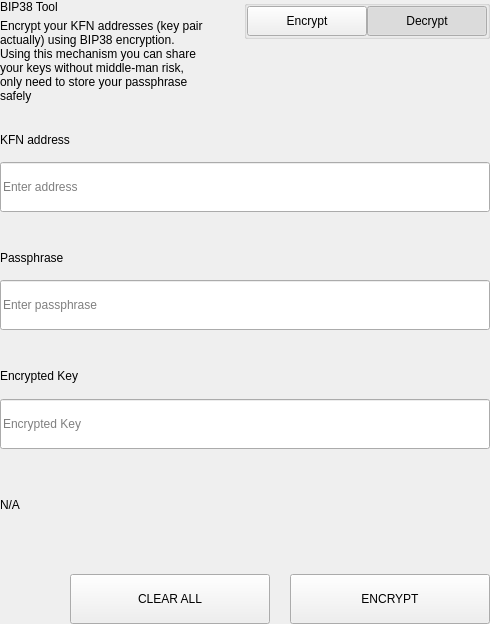
<?xml version="1.0" encoding="UTF-8"?>
<ui version="4.0">
 <class>SettingsBitToolWidget</class>
 <widget class="QWidget" name="SettingsBitToolWidget">
  <property name="geometry">
   <rect>
    <x>0</x>
    <y>0</y>
    <width>490</width>
    <height>624</height>
   </rect>
  </property>
  <property name="windowTitle">
   <string>Form</string>
  </property>
  <layout class="QVBoxLayout" name="verticalLayout">
   <property name="spacing">
    <number>0</number>
   </property>
   <property name="leftMargin">
    <number>0</number>
   </property>
   <property name="topMargin">
    <number>0</number>
   </property>
   <property name="rightMargin">
    <number>0</number>
   </property>
   <property name="bottomMargin">
    <number>0</number>
   </property>
   <item>
    <widget class="QWidget" name="left" native="true">
     <layout class="QVBoxLayout" name="verticalLayout_3">
      <property name="leftMargin">
       <number>0</number>
      </property>
      <property name="topMargin">
       <number>0</number>
      </property>
      <property name="rightMargin">
       <number>0</number>
      </property>
      <property name="bottomMargin">
       <number>0</number>
      </property>
      <item>
       <layout class="QVBoxLayout" name="verticalLayout_2">
        <property name="spacing">
         <number>0</number>
        </property>
        <item>
         <layout class="QHBoxLayout" name="horizontalLayout_3" stretch="3,1">
          <property name="spacing">
           <number>40</number>
          </property>
          <item>
           <layout class="QVBoxLayout" name="verticalLayoutTitle">
            <property name="spacing">
             <number>5</number>
            </property>
            <item>
             <widget class="QLabel" name="labelTitle">
              <property name="text">
               <string>BIP38 Tool</string>
              </property>
             </widget>
            </item>
            <item>
             <widget class="QLabel" name="labelSubtitle1">
              <property name="text">
               <string>Encrypt your KFN addresses (key pair actually) using BIP38 encryption.
Using this mechanism you can share your keys without middle-man risk, only need to store your passphrase safely</string>
              </property>
              <property name="wordWrap">
               <bool>true</bool>
              </property>
             </widget>
            </item>
           </layout>
          </item>
          <item alignment="Qt::AlignTop">
           <widget class="QGroupBox" name="groupBox">
            <property name="title">
             <string/>
            </property>
            <property name="alignment">
             <set>Qt::AlignLeading|Qt::AlignLeft|Qt::AlignTop</set>
            </property>
            <layout class="QHBoxLayout" name="horizontalLayout_4">
             <property name="spacing">
              <number>0</number>
             </property>
             <property name="leftMargin">
              <number>0</number>
             </property>
             <property name="topMargin">
              <number>0</number>
             </property>
             <property name="rightMargin">
              <number>0</number>
             </property>
             <property name="bottomMargin">
              <number>0</number>
             </property>
             <item>
              <spacer name="horizontalSpacer">
               <property name="orientation">
                <enum>Qt::Horizontal</enum>
               </property>
               <property name="sizeHint" stdset="0">
                <size>
                 <width>40</width>
                 <height>20</height>
                </size>
               </property>
              </spacer>
             </item>
             <item>
              <widget class="QPushButton" name="pushLeft">
               <property name="minimumSize">
                <size>
                 <width>120</width>
                 <height>30</height>
                </size>
               </property>
               <property name="maximumSize">
                <size>
                 <width>120</width>
                 <height>30</height>
                </size>
               </property>
               <property name="focusPolicy">
                <enum>Qt::NoFocus</enum>
               </property>
               <property name="text">
                <string>Encrypt</string>
               </property>
               <property name="checkable">
                <bool>true</bool>
               </property>
               <property name="autoExclusive">
                <bool>true</bool>
               </property>
              </widget>
             </item>
             <item>
              <widget class="QPushButton" name="pushRight">
               <property name="minimumSize">
                <size>
                 <width>120</width>
                 <height>30</height>
                </size>
               </property>
               <property name="maximumSize">
                <size>
                 <width>120</width>
                 <height>30</height>
                </size>
               </property>
               <property name="focusPolicy">
                <enum>Qt::NoFocus</enum>
               </property>
               <property name="text">
                <string>Decrypt</string>
               </property>
               <property name="checkable">
                <bool>true</bool>
               </property>
               <property name="checked">
                <bool>true</bool>
               </property>
               <property name="autoExclusive">
                <bool>true</bool>
               </property>
              </widget>
             </item>
            </layout>
           </widget>
          </item>
         </layout>
        </item>
        <item>
         <widget class="QStackedWidget" name="stackedWidget">
          <property name="currentIndex">
           <number>1</number>
          </property>
          <widget class="QWidget" name="pageDecrypt">
           <layout class="QVBoxLayout" name="verticalLayout_5">
            <property name="spacing">
             <number>0</number>
            </property>
            <property name="leftMargin">
             <number>0</number>
            </property>
            <property name="topMargin">
             <number>0</number>
            </property>
            <property name="rightMargin">
             <number>0</number>
            </property>
            <property name="bottomMargin">
             <number>0</number>
            </property>
            <item>
             <widget class="QWidget" name="widget" native="true">
              <property name="minimumSize">
               <size>
                <width>0</width>
                <height>100</height>
               </size>
              </property>
              <layout class="QVBoxLayout" name="verticalLayout_4">
               <property name="spacing">
                <number>0</number>
               </property>
               <property name="leftMargin">
                <number>0</number>
               </property>
               <property name="topMargin">
                <number>0</number>
               </property>
               <property name="rightMargin">
                <number>0</number>
               </property>
               <property name="bottomMargin">
                <number>0</number>
               </property>
               <item>
                <spacer name="verticalSpacer_2">
                 <property name="orientation">
                  <enum>Qt::Vertical</enum>
                 </property>
                 <property name="sizeType">
                  <enum>QSizePolicy::Fixed</enum>
                 </property>
                 <property name="sizeHint" stdset="0">
                  <size>
                   <width>20</width>
                   <height>20</height>
                  </size>
                 </property>
                </spacer>
               </item>
               <item>
                <layout class="QHBoxLayout" name="horizontalLayout_6" stretch="2">
                 <property name="spacing">
                  <number>0</number>
                 </property>
                 <item>
                  <layout class="QVBoxLayout" name="verticalLayout_7">
                   <property name="spacing">
                    <number>9</number>
                   </property>
                   <item>
                    <widget class="QLabel" name="labelSubtitleKey">
                     <property name="minimumSize">
                      <size>
                       <width>0</width>
                       <height>20</height>
                      </size>
                     </property>
                     <property name="maximumSize">
                      <size>
                       <width>16777215</width>
                       <height>20</height>
                      </size>
                     </property>
                     <property name="text">
                      <string>Encrypted key</string>
                     </property>
                    </widget>
                   </item>
                   <item>
                    <widget class="QLineEdit" name="lineEditKey">
                     <property name="minimumSize">
                      <size>
                       <width>0</width>
                       <height>50</height>
                      </size>
                     </property>
                     <property name="maximumSize">
                      <size>
                       <width>16777215</width>
                       <height>50</height>
                      </size>
                     </property>
                     <property name="placeholderText">
                      <string>Enter a encrypted key</string>
                     </property>
                    </widget>
                   </item>
                  </layout>
                 </item>
                </layout>
               </item>
               <item>
                <spacer name="verticalSpacer_3">
                 <property name="orientation">
                  <enum>Qt::Vertical</enum>
                 </property>
                 <property name="sizeType">
                  <enum>QSizePolicy::Fixed</enum>
                 </property>
                 <property name="sizeHint" stdset="0">
                  <size>
                   <width>20</width>
                   <height>20</height>
                  </size>
                 </property>
                </spacer>
               </item>
               <item>
                <layout class="QVBoxLayout" name="verticalLayout_9">
                 <property name="spacing">
                  <number>9</number>
                 </property>
                 <item>
                  <widget class="QLabel" name="labelSubtitlePassphrase">
                   <property name="maximumSize">
                    <size>
                     <width>16777215</width>
                     <height>20</height>
                    </size>
                   </property>
                   <property name="text">
                    <string>Passphrase</string>
                   </property>
                  </widget>
                 </item>
                 <item>
                  <widget class="QLineEdit" name="lineEditPassphrase">
                   <property name="minimumSize">
                    <size>
                     <width>0</width>
                     <height>50</height>
                    </size>
                   </property>
                   <property name="maximumSize">
                    <size>
                     <width>16777215</width>
                     <height>50</height>
                    </size>
                   </property>
                   <property name="placeholderText">
                    <string>Enter a passphrase</string>
                   </property>
                  </widget>
                 </item>
                </layout>
               </item>
               <item>
                <spacer name="verticalSpacer_4">
                 <property name="orientation">
                  <enum>Qt::Vertical</enum>
                 </property>
                 <property name="sizeType">
                  <enum>QSizePolicy::Fixed</enum>
                 </property>
                 <property name="sizeHint" stdset="0">
                  <size>
                   <width>20</width>
                   <height>20</height>
                  </size>
                 </property>
                </spacer>
               </item>
               <item>
                <widget class="QWidget" name="widget_3" native="true">
                 <property name="sizePolicy">
                  <sizepolicy hsizetype="Preferred" vsizetype="Fixed">
                   <horstretch>0</horstretch>
                   <verstretch>0</verstretch>
                  </sizepolicy>
                 </property>
                 <layout class="QVBoxLayout" name="verticalLayout_10">
                  <property name="spacing">
                   <number>9</number>
                  </property>
                  <property name="leftMargin">
                   <number>0</number>
                  </property>
                  <property name="topMargin">
                   <number>0</number>
                  </property>
                  <property name="rightMargin">
                   <number>0</number>
                  </property>
                  <property name="bottomMargin">
                   <number>0</number>
                  </property>
                  <item>
                   <widget class="QLabel" name="labelSubtitleDecryptResult">
                    <property name="minimumSize">
                     <size>
                      <width>0</width>
                      <height>20</height>
                     </size>
                    </property>
                    <property name="maximumSize">
                     <size>
                      <width>16777215</width>
                      <height>20</height>
                     </size>
                    </property>
                    <property name="text">
                     <string>Decrypted address result</string>
                    </property>
                   </widget>
                  </item>
                  <item>
                   <widget class="QWidget" name="widget_4" native="true">
                    <layout class="QHBoxLayout" name="horizontalLayout" stretch="6,0,1">
                     <property name="spacing">
                      <number>0</number>
                     </property>
                     <property name="leftMargin">
                      <number>0</number>
                     </property>
                     <property name="topMargin">
                      <number>0</number>
                     </property>
                     <property name="rightMargin">
                      <number>0</number>
                     </property>
                     <property name="bottomMargin">
                      <number>0</number>
                     </property>
                     <item alignment="Qt::AlignVCenter">
                      <widget class="QLineEdit" name="lineEditDecryptResult">
                       <property name="minimumSize">
                        <size>
                         <width>0</width>
                         <height>50</height>
                        </size>
                       </property>
                       <property name="maximumSize">
                        <size>
                         <width>16777215</width>
                         <height>50</height>
                        </size>
                       </property>
                       <property name="placeholderText">
                        <string>Decrypted Address</string>
                       </property>
                      </widget>
                     </item>
                     <item>
                      <spacer name="horizontalSpacer_4">
                       <property name="orientation">
                        <enum>Qt::Horizontal</enum>
                       </property>
                       <property name="sizeType">
                        <enum>QSizePolicy::Fixed</enum>
                       </property>
                       <property name="sizeHint" stdset="0">
                        <size>
                         <width>20</width>
                         <height>50</height>
                        </size>
                       </property>
                      </spacer>
                     </item>
                     <item>
                      <widget class="QPushButton" name="pushButtonImport">
                       <property name="minimumSize">
                        <size>
                         <width>140</width>
                         <height>40</height>
                        </size>
                       </property>
                       <property name="text">
                        <string>Import Address</string>
                       </property>
                      </widget>
                     </item>
                    </layout>
                   </widget>
                  </item>
                 </layout>
                </widget>
               </item>
               <item>
                <widget class="QLabel" name="statusLabel_DEC">
                 <property name="maximumSize">
                  <size>
                   <width>16777215</width>
                   <height>40</height>
                  </size>
                 </property>
                 <property name="text">
                  <string/>
                 </property>
                </widget>
               </item>
               <item>
                <spacer name="verticalSpacer">
                 <property name="orientation">
                  <enum>Qt::Vertical</enum>
                 </property>
                 <property name="sizeType">
                  <enum>QSizePolicy::Preferred</enum>
                 </property>
                 <property name="sizeHint" stdset="0">
                  <size>
                   <width>20</width>
                   <height>20</height>
                  </size>
                 </property>
                </spacer>
               </item>
               <item>
                <layout class="QHBoxLayout" name="horizontalLayout_7">
                 <property name="spacing">
                  <number>0</number>
                 </property>
                 <item>
                  <spacer name="horizontalSpacer_5">
                   <property name="orientation">
                    <enum>Qt::Horizontal</enum>
                   </property>
                   <property name="sizeType">
                    <enum>QSizePolicy::Expanding</enum>
                   </property>
                   <property name="sizeHint" stdset="0">
                    <size>
                     <width>40</width>
                     <height>20</height>
                    </size>
                   </property>
                  </spacer>
                 </item>
                 <item>
                  <widget class="QPushButton" name="pushButtonDecryptClear">
                   <property name="minimumSize">
                    <size>
                     <width>200</width>
                     <height>50</height>
                    </size>
                   </property>
                   <property name="maximumSize">
                    <size>
                     <width>200</width>
                     <height>50</height>
                    </size>
                   </property>
                   <property name="text">
                    <string>CLEAR</string>
                   </property>
                  </widget>
                 </item>
                 <item>
                  <spacer name="horizontalSpacer_3">
                   <property name="orientation">
                    <enum>Qt::Horizontal</enum>
                   </property>
                   <property name="sizeType">
                    <enum>QSizePolicy::Fixed</enum>
                   </property>
                   <property name="sizeHint" stdset="0">
                    <size>
                     <width>20</width>
                     <height>20</height>
                    </size>
                   </property>
                  </spacer>
                 </item>
                 <item>
                  <widget class="QPushButton" name="pushButtonDecrypt">
                   <property name="minimumSize">
                    <size>
                     <width>200</width>
                     <height>50</height>
                    </size>
                   </property>
                   <property name="maximumSize">
                    <size>
                     <width>200</width>
                     <height>50</height>
                    </size>
                   </property>
                   <property name="text">
                    <string>DECRYPT KEY</string>
                   </property>
                  </widget>
                 </item>
                </layout>
               </item>
              </layout>
             </widget>
            </item>
           </layout>
          </widget>
          <widget class="QWidget" name="pageEncrypt">
           <layout class="QVBoxLayout" name="verticalLayout_11">
            <property name="spacing">
             <number>0</number>
            </property>
            <property name="leftMargin">
             <number>0</number>
            </property>
            <property name="topMargin">
             <number>0</number>
            </property>
            <property name="rightMargin">
             <number>0</number>
            </property>
            <property name="bottomMargin">
             <number>0</number>
            </property>
            <item>
             <spacer name="verticalSpacer_8">
              <property name="orientation">
               <enum>Qt::Vertical</enum>
              </property>
              <property name="sizeType">
               <enum>QSizePolicy::Fixed</enum>
              </property>
              <property name="sizeHint" stdset="0">
               <size>
                <width>20</width>
                <height>20</height>
               </size>
              </property>
             </spacer>
            </item>
            <item>
             <widget class="QWidget" name="containerAddressEnc" native="true">
              <layout class="QVBoxLayout" name="containerAddressEncLayout">
               <property name="spacing">
                <number>5</number>
               </property>
               <property name="leftMargin">
                <number>0</number>
               </property>
               <property name="topMargin">
                <number>0</number>
               </property>
               <property name="rightMargin">
                <number>0</number>
               </property>
               <property name="bottomMargin">
                <number>0</number>
               </property>
               <item>
                <widget class="QLabel" name="labelSubtitleAddress">
                 <property name="minimumSize">
                  <size>
                   <width>0</width>
                   <height>20</height>
                  </size>
                 </property>
                 <property name="maximumSize">
                  <size>
                   <width>16777215</width>
                   <height>20</height>
                  </size>
                 </property>
                 <property name="text">
                  <string>KFN address</string>
                 </property>
                </widget>
               </item>
               <item>
                <widget class="QLineEdit" name="addressIn_ENC">
                 <property name="minimumSize">
                  <size>
                   <width>0</width>
                   <height>50</height>
                  </size>
                 </property>
                 <property name="placeholderText">
                  <string>Enter address</string>
                 </property>
                </widget>
               </item>
              </layout>
             </widget>
            </item>
            <item>
             <spacer name="verticalSpacer_6">
              <property name="orientation">
               <enum>Qt::Vertical</enum>
              </property>
              <property name="sizeType">
               <enum>QSizePolicy::Fixed</enum>
              </property>
              <property name="sizeHint" stdset="0">
               <size>
                <width>20</width>
                <height>20</height>
               </size>
              </property>
             </spacer>
            </item>
            <item>
             <widget class="QWidget" name="containerAddress" native="true">
              <layout class="QHBoxLayout" name="horizontalLayout_9" stretch="2">
               <property name="spacing">
                <number>0</number>
               </property>
               <property name="leftMargin">
                <number>0</number>
               </property>
               <property name="topMargin">
                <number>0</number>
               </property>
               <property name="rightMargin">
                <number>0</number>
               </property>
               <property name="bottomMargin">
                <number>0</number>
               </property>
               <item>
                <layout class="QVBoxLayout" name="verticalLayout_8">
                 <property name="spacing">
                  <number>5</number>
                 </property>
                 <item>
                  <widget class="QLabel" name="labelSubtitleMessage">
                   <property name="minimumSize">
                    <size>
                     <width>0</width>
                     <height>20</height>
                    </size>
                   </property>
                   <property name="maximumSize">
                    <size>
                     <width>16777215</width>
                     <height>20</height>
                    </size>
                   </property>
                   <property name="text">
                    <string>Passphrase</string>
                   </property>
                  </widget>
                 </item>
                 <item>
                  <widget class="QLineEdit" name="passphraseIn_ENC">
                   <property name="minimumSize">
                    <size>
                     <width>0</width>
                     <height>50</height>
                    </size>
                   </property>
                   <property name="maximumSize">
                    <size>
                     <width>16777215</width>
                     <height>50</height>
                    </size>
                   </property>
                   <property name="placeholderText">
                    <string>Enter passphrase</string>
                   </property>
                  </widget>
                 </item>
                </layout>
               </item>
              </layout>
             </widget>
            </item>
            <item>
             <spacer name="verticalSpacer_7">
              <property name="orientation">
               <enum>Qt::Vertical</enum>
              </property>
              <property name="sizeType">
               <enum>QSizePolicy::Fixed</enum>
              </property>
              <property name="sizeHint" stdset="0">
               <size>
                <width>20</width>
                <height>20</height>
               </size>
              </property>
             </spacer>
            </item>
            <item>
             <widget class="QWidget" name="widget_2" native="true">
              <property name="minimumSize">
               <size>
                <width>0</width>
                <height>75</height>
               </size>
              </property>
              <property name="maximumSize">
               <size>
                <width>16777215</width>
                <height>16777215</height>
               </size>
              </property>
              <layout class="QVBoxLayout" name="verticalLayout_6">
               <property name="leftMargin">
                <number>0</number>
               </property>
               <property name="topMargin">
                <number>0</number>
               </property>
               <property name="rightMargin">
                <number>0</number>
               </property>
               <property name="bottomMargin">
                <number>0</number>
               </property>
               <item>
                <widget class="QLabel" name="labelSubtitleEncryptedKey">
                 <property name="minimumSize">
                  <size>
                   <width>0</width>
                   <height>20</height>
                  </size>
                 </property>
                 <property name="maximumSize">
                  <size>
                   <width>16777215</width>
                   <height>20</height>
                  </size>
                 </property>
                 <property name="text">
                  <string>Encrypted Key</string>
                 </property>
                </widget>
               </item>
               <item>
                <widget class="QLineEdit" name="encryptedKeyOut_ENC">
                 <property name="minimumSize">
                  <size>
                   <width>0</width>
                   <height>50</height>
                  </size>
                 </property>
                 <property name="placeholderText">
                  <string>Encrypted Key</string>
                 </property>
                </widget>
               </item>
              </layout>
             </widget>
            </item>
            <item>
             <widget class="QLabel" name="statusLabel_ENC">
              <property name="text">
               <string notr="true">N/A</string>
              </property>
             </widget>
            </item>
            <item>
             <spacer name="verticalSpacer_5">
              <property name="orientation">
               <enum>Qt::Vertical</enum>
              </property>
              <property name="sizeType">
               <enum>QSizePolicy::Fixed</enum>
              </property>
              <property name="sizeHint" stdset="0">
               <size>
                <width>20</width>
                <height>20</height>
               </size>
              </property>
             </spacer>
            </item>
            <item>
             <layout class="QHBoxLayout" name="horizontalLayout_8">
              <property name="spacing">
               <number>0</number>
              </property>
              <item>
               <spacer name="horizontalSpacer_6">
                <property name="orientation">
                 <enum>Qt::Horizontal</enum>
                </property>
                <property name="sizeType">
                 <enum>QSizePolicy::Expanding</enum>
                </property>
                <property name="sizeHint" stdset="0">
                 <size>
                  <width>40</width>
                  <height>20</height>
                 </size>
                </property>
               </spacer>
              </item>
              <item>
               <widget class="QPushButton" name="pushButtonClear">
                <property name="minimumSize">
                 <size>
                  <width>200</width>
                  <height>50</height>
                 </size>
                </property>
                <property name="focusPolicy">
                 <enum>Qt::NoFocus</enum>
                </property>
                <property name="text">
                 <string>CLEAR ALL</string>
                </property>
               </widget>
              </item>
              <item>
               <spacer name="horizontalSpacer_2">
                <property name="orientation">
                 <enum>Qt::Horizontal</enum>
                </property>
                <property name="sizeType">
                 <enum>QSizePolicy::Fixed</enum>
                </property>
                <property name="sizeHint" stdset="0">
                 <size>
                  <width>20</width>
                  <height>20</height>
                 </size>
                </property>
               </spacer>
              </item>
              <item>
               <widget class="QPushButton" name="pushButtonEncrypt">
                <property name="minimumSize">
                 <size>
                  <width>200</width>
                  <height>50</height>
                 </size>
                </property>
                <property name="maximumSize">
                 <size>
                  <width>200</width>
                  <height>50</height>
                 </size>
                </property>
                <property name="focusPolicy">
                 <enum>Qt::NoFocus</enum>
                </property>
                <property name="text">
                 <string>ENCRYPT</string>
                </property>
               </widget>
              </item>
             </layout>
            </item>
           </layout>
          </widget>
         </widget>
        </item>
       </layout>
      </item>
     </layout>
    </widget>
   </item>
  </layout>
 </widget>
 <resources/>
 <connections/>
</ui>
